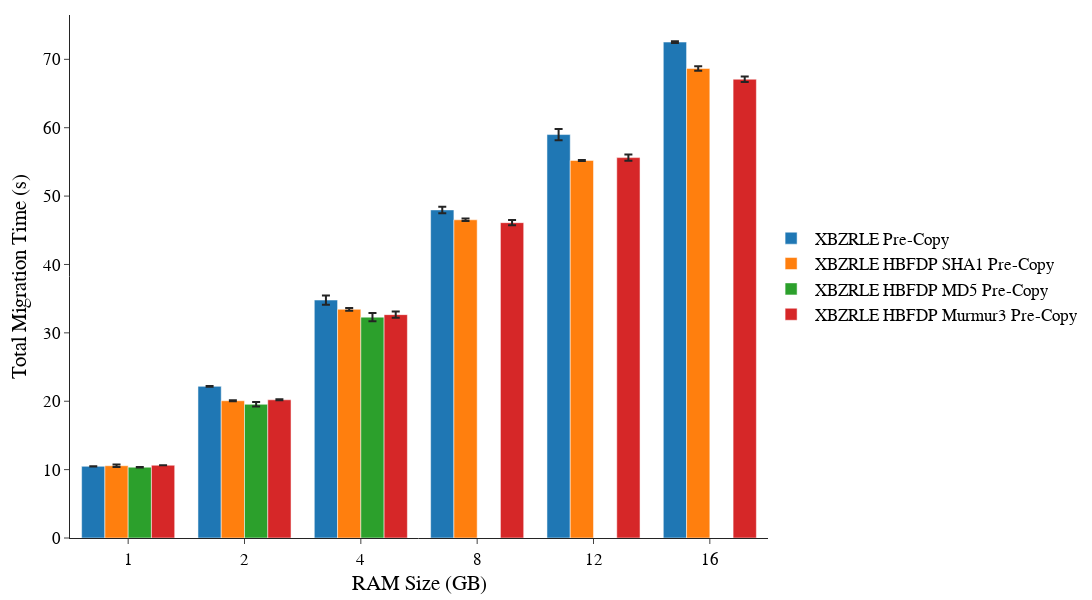

The notebook cell this image was saved under:
### Code cell
mig_time_plot("Total-Time", "Total Migration Time (s)", "Memcached",
              ['XBZRLE', 'XBZRLE_HBFDP_SHA1', 'XBZRLE_HBFDP_MD5', 'XBZRLE_HBFDP_Murmur3'], "X-XHS1-XHM5-XHM3")

### Figure 1 — Plotly figure (JSON) as saved in the notebook; plotly's stock layout.template omitted (floating-point values rounded to 4 significant figures)
{"data": [{"error_y": {"array": [0.01274, 0.0573, 0.6757, 0.4763, 0.823, 0.1352], "type": "data"}, "name": " XBZRLE Pre-Copy", "x": ["1", "2", "4", "8", "12", "16"], "y": [10.48, 22.18, 34.8, 47.98, 59.0, 72.52], "type": "bar"}, {"error_y": {"array": [0.1916, 0.06329, 0.2052, 0.1825, 0.0715, 0.3205], "type": "data"}, "name": " XBZRLE HBFDP SHA1 Pre-Copy", "x": ["1", "2", "4", "8", "12", "16"], "y": [10.56, 20.07, 33.44, 46.53, 55.21, 68.67], "type": "bar"}, {"error_y": {"array": [0.04063, 0.3313, 0.597, null, null, null], "type": "data"}, "name": " XBZRLE HBFDP MD5 Pre-Copy", "x": ["1", "2", "4", "8", "12", "16"], "y": [10.36, 19.55, 32.3, null, null, null], "type": "bar"}, {"error_y": {"array": [0.007095, 0.06559, 0.4709, 0.3776, 0.442, 0.4111], "type": "data"}, "name": " XBZRLE HBFDP Murmur3 Pre-Copy", "x": ["1", "2", "4", "8", "12", "16"], "y": [10.64, 20.21, 32.67, 46.11, 55.63, 67.09], "type": "bar"}], "layout": {"barmode": "group", "xaxis": {"title": {"text": "RAM Size (GB)", "standoff": 8}}, "yaxis": {"title": {"text": "Total Migration Time (s)", "standoff": 10}}, "font": {"family": "Arial", "size": 17.2, "color": "black"}, "margin": {"t": 15, "r": 10, "l": 70, "b": 45, "autoexpand": true}, "legend": {"orientation": "v", "yanchor": "middle", "y": 0.5, "xanchor": "right", "x": 1.45}, "width": 1200, "height": 600}}
